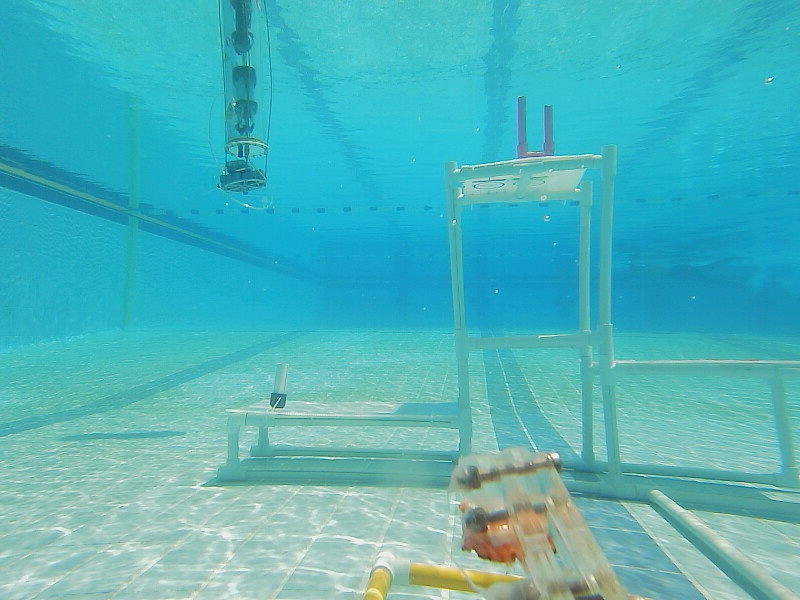
#> input picture image1.jpeg, 800 x 600 px
$ python -i utils.py   (imports and definitions only)
#> lines starting #> are read from the running program, lines starting #| are printed output that depends on the picture; after the words box and inside, x2 and y2 are one past the last pixel; in counts of white or black regions, pixels touching at a corner belong together
#> further down, picture is the input picture: shape (600, 800, 3); mean B, G, R 187.6, 181.3, 77.8
import cv2 as cv
import numpy as np

def get_contours(img, pixel_to_cm_ratio=0.1):
    # Parameters for Canny edge detection
#> called with pixel_to_cm_ratio = 0.1
    cThr = [10, 10]

    imgGray = cv.cvtColor(img, cv.COLOR_BGR2GRAY)
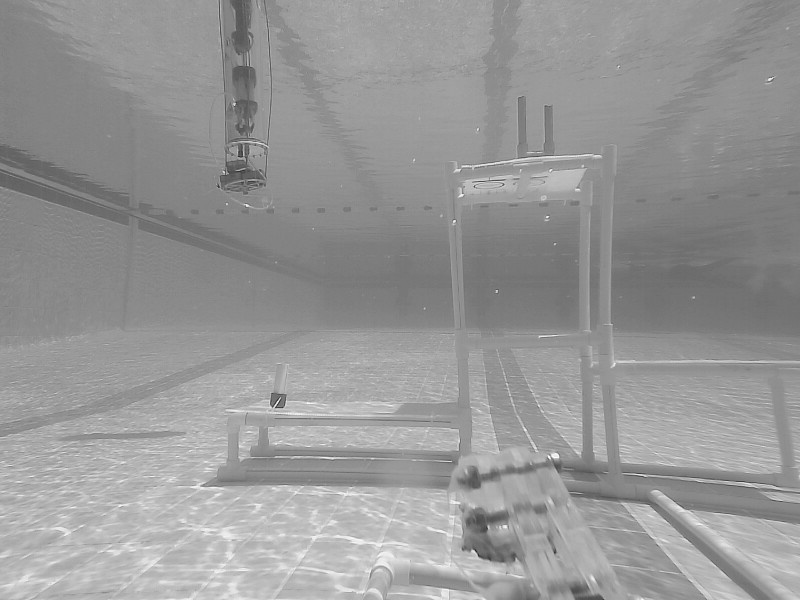
#> imgGray: shape (600, 800); min 31, max 254, mean 151.1
    imgBlur = cv.GaussianBlur(imgGray, (5, 5), 1)
    imgCanny = cv.Canny(imgBlur, cThr[0], cThr[1])
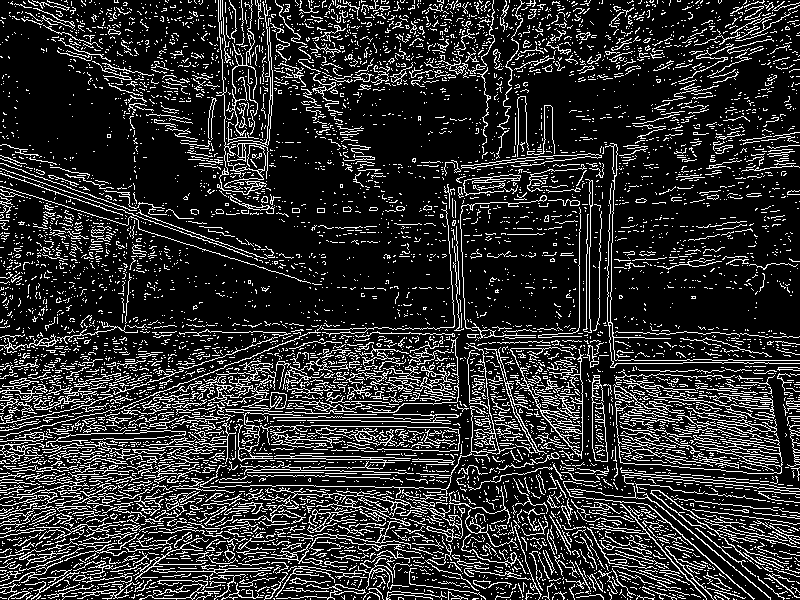
#> imgCanny: shape (600, 800); 17.9% white in thin lines or dots
    contours, hierarchy = cv.findContours(imgCanny, cv.RETR_EXTERNAL, cv.CHAIN_APPROX_SIMPLE)
#> contours = 7274 contours, 7125 with area under 20; largest, box (x1, y1, x2, y2) and area: (591, 375, 608, 462) 794, (510, 347, 584, 459) 594, (613, 384, 783, 474) 415, (216, 0, 269, 195) 297, (216, 367, 287, 410) 276
    for cnt in contours:
        area = cv.contourArea(cnt)
        if area > 100:
            perimeter = cv.arcLength(cnt, True)
            approx = cv.approxPolyDP(cnt, 0.02 * perimeter, True)
            x, y, w, h = cv.boundingRect(approx)

            width_cm = round(w * pixel_to_cm_ratio, 1)
            height_cm = round(h * pixel_to_cm_ratio, 1)

            cv.arrowedLine(img, (x, y), (x + w, y), (255, 0, 255), 2, tipLength=0.05)
            cv.arrowedLine(img, (x, y), (x, y + h), (255, 0, 255), 2, tipLength=0.05)

            cv.putText(img, f"{width_cm}cm", (x + w // 2, y - 10), cv.FONT_HERSHEY_SIMPLEX, 0.5, (255, 0, 255), 2)
            cv.putText(img, f"{height_cm}cm", (x - 50, y + h // 2), cv.FONT_HERSHEY_SIMPLEX, 0.5, (255, 0, 255), 2)
#> this loop made 7274 passes
#> (area, perimeter, approx, x, y, w, h, width_cm) on passes 711, 1703: (115.5, 518.2, [[208, 539], [110, 571], [201, 564], [156, 562]], 110, 539, 99, 33, 9.9), (216, 401.9, [[274, 456], [394, 462], [370, 458], [410, 458]], 274, 456, 137, 7, 13.7)
#> (area, perimeter, x, y, w, h, width_cm, height_cm) on passes 627, 1100, 1199, 1854, 2206, 2561: (116.5, 429.9, 245, 543, 78, 20, 7.8, 2), (195.5, 388.1, 422, 505, 40, 34, 4, 3.4), (191, 1297.9, 291, 497, 130, 57, 13, 5.7), (200.5, 304.7, 0, 442, 45, 18, 4.5, 1.8), (161, 452.9, 238, 412, 63, 47, 6.3, 4.7), (415, 1824, 613, 385, 169, 88, 16.9, 8.8)
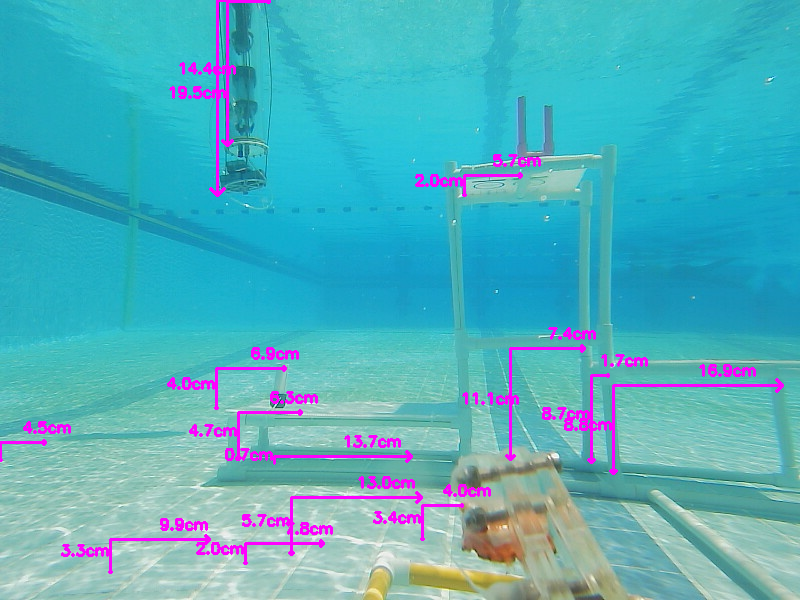
#> img: shape (600, 800, 3); 2.98% of pixels changed, all inside (x1, y1, x2, y2) = (0, 0, 784, 574)

    cv.imshow('Canny', imgCanny)

>>> import cv2
>>> picture = cv2.imread('image1.jpeg')
>>> result = get_contours(picture)

$ run again, on image2.jpeg
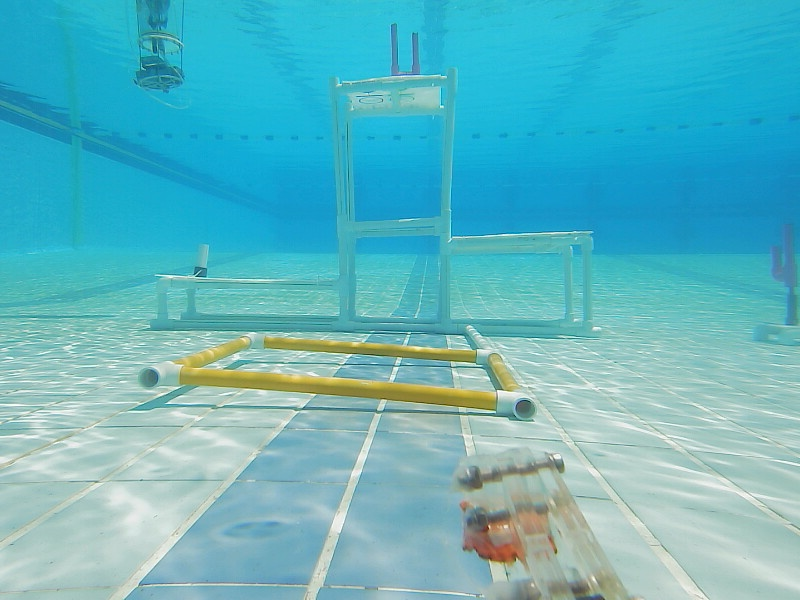
#> input picture image2.jpeg, 800 x 600 px
#> picture is the input picture: shape (600, 800, 3); mean B, G, R 193.3, 182.1, 96.2
#> in get_contours, `imgCanny = cv.Canny(imgBlur, cThr[0], cThr[1])`:
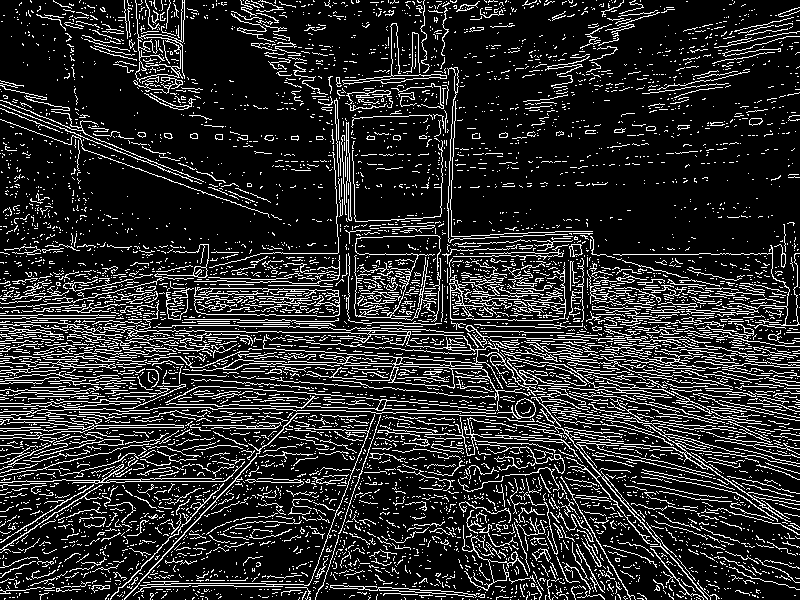
#> imgCanny: shape (600, 800); 16.5% white in thin lines or dots
#> contours = 6240 contours, 6156 with area under 20; largest, box (x1, y1, x2, y2) and area: (194, 287, 340, 317) 3692, (103, 326, 531, 411) 1863, (135, 0, 185, 83) 1722, (342, 23, 447, 85) 398, (497, 398, 536, 419) 309
#> the loop in get_contours, `for cnt in contours:` made 6240 passes
#> (area, perimeter, approx, x, y, w, h, width_cm) on passes 2210, 2298, 3227: (308.5, 1128.1, [[537, 420], [707, 599]], 537, 420, 171, 180, 17.1), (168, 602.3, [[309, 413], [248, 443], [259, 452], [124, 599]], 124, 413, 186, 187, 18.6), (1863, 3403.4, [[103, 327], [530, 394]], 103, 327, 428, 68, 42.8)
#> after the loop in get_contours, `for cnt in contours:`:
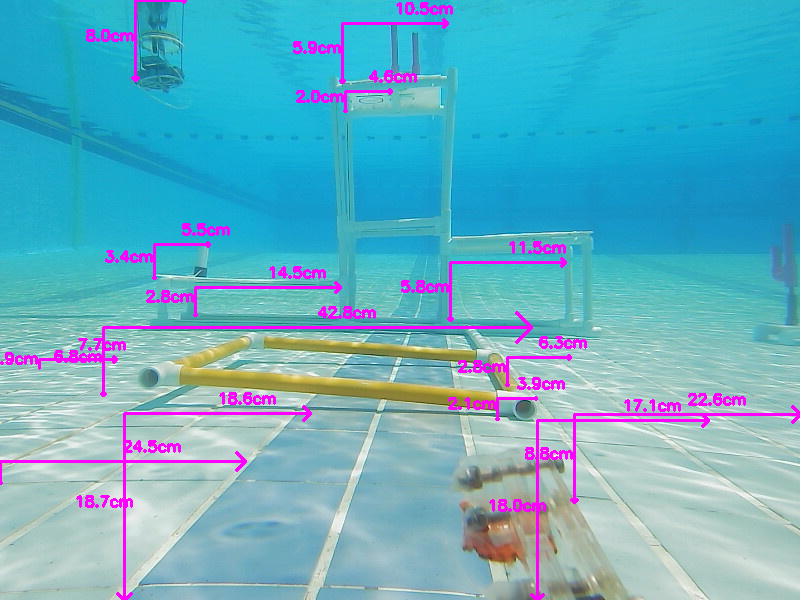
#> img: shape (600, 800, 3); 3.75% of pixels changed, all inside (x1, y1, x2, y2) = (0, 0, 800, 600)
